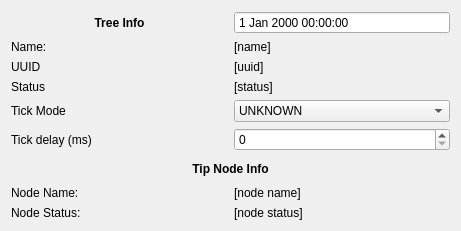
<?xml version="1.0" encoding="UTF-8"?>
<ui version="4.0">
 <class>Form</class>
 <widget class="QWidget" name="Form">
  <property name="geometry">
   <rect>
    <x>0</x>
    <y>0</y>
    <width>461</width>
    <height>231</height>
   </rect>
  </property>
  <property name="windowTitle">
   <string>Form</string>
  </property>
  <layout class="QVBoxLayout" name="verticalLayout">
   <item>
    <layout class="QHBoxLayout" name="horizontalLayout">
     <item>
      <widget class="QLabel" name="tree_info_header_label">
       <property name="font">
        <font>
         <weight>75</weight>
         <bold>true</bold>
        </font>
       </property>
       <property name="text">
        <string>Tree Info</string>
       </property>
       <property name="alignment">
        <set>Qt::AlignCenter</set>
       </property>
      </widget>
     </item>
     <item>
      <widget class="QDateTimeEdit" name="datetime_edit">
       <property name="enabled">
        <bool>true</bool>
       </property>
       <property name="frame">
        <bool>true</bool>
       </property>
       <property name="readOnly">
        <bool>true</bool>
       </property>
       <property name="buttonSymbols">
        <enum>QAbstractSpinBox::NoButtons</enum>
       </property>
      </widget>
     </item>
    </layout>
   </item>
   <item>
    <layout class="QGridLayout" name="gridLayout">
     <item row="4" column="1">
      <widget class="QSpinBox" name="delay_spin_box">
       <property name="minimum">
        <number>0</number>
       </property>
       <property name="maximum">
        <number>1000000000</number>
       </property>
      </widget>
     </item>
     <item row="1" column="0">
      <widget class="QLabel" name="uuid_label">
       <property name="text">
        <string>UUID</string>
       </property>
      </widget>
     </item>
     <item row="3" column="1">
      <widget class="QComboBox" name="mode_combo_box">
       <property name="editable">
        <bool>false</bool>
       </property>
       <item>
        <property name="text">
         <string>UNKNOWN</string>
        </property>
       </item>
       <item>
        <property name="text">
         <string>INTERACTIVE</string>
        </property>
       </item>
       <item>
        <property name="text">
         <string>CONTINUOUS</string>
        </property>
       </item>
      </widget>
     </item>
     <item row="0" column="0">
      <widget class="QLabel" name="name_label">
       <property name="text">
        <string>Name:</string>
       </property>
      </widget>
     </item>
     <item row="1" column="1">
      <widget class="QLabel" name="uuid_disp_label">
       <property name="text">
        <string>[uuid]</string>
       </property>
      </widget>
     </item>
     <item row="0" column="1">
      <widget class="QLabel" name="name_disp_label">
       <property name="text">
        <string>[name]</string>
       </property>
      </widget>
     </item>
     <item row="3" column="0">
      <widget class="QLabel" name="tick_mode_label">
       <property name="text">
        <string>Tick Mode</string>
       </property>
      </widget>
     </item>
     <item row="4" column="0">
      <widget class="QLabel" name="tick_delay_label">
       <property name="text">
        <string>Tick delay (ms)</string>
       </property>
      </widget>
     </item>
     <item row="2" column="0">
      <widget class="QLabel" name="tree_status_label">
       <property name="text">
        <string>Status</string>
       </property>
      </widget>
     </item>
     <item row="2" column="1">
      <widget class="QLabel" name="tree_status_disp_label">
       <property name="text">
        <string>[status]</string>
       </property>
      </widget>
     </item>
    </layout>
   </item>
   <item>
    <widget class="QLabel" name="tip_info_header_label">
     <property name="font">
      <font>
       <weight>75</weight>
       <bold>true</bold>
      </font>
     </property>
     <property name="text">
      <string>Tip Node Info</string>
     </property>
     <property name="alignment">
      <set>Qt::AlignCenter</set>
     </property>
    </widget>
   </item>
   <item>
    <layout class="QGridLayout" name="gridLayout_2">
     <item row="0" column="0">
      <widget class="QLabel" name="tip_name_label">
       <property name="text">
        <string>Node Name:</string>
       </property>
      </widget>
     </item>
     <item row="0" column="1">
      <widget class="QLabel" name="tip_name_disp_label">
       <property name="text">
        <string>[node name]</string>
       </property>
      </widget>
     </item>
     <item row="1" column="0">
      <widget class="QLabel" name="tip_status_label">
       <property name="text">
        <string>Node Status:</string>
       </property>
      </widget>
     </item>
     <item row="1" column="1">
      <widget class="QLabel" name="tip_status_disp_label">
       <property name="text">
        <string>[node status]</string>
       </property>
      </widget>
     </item>
    </layout>
   </item>
  </layout>
 </widget>
 <resources/>
 <connections/>
</ui>
